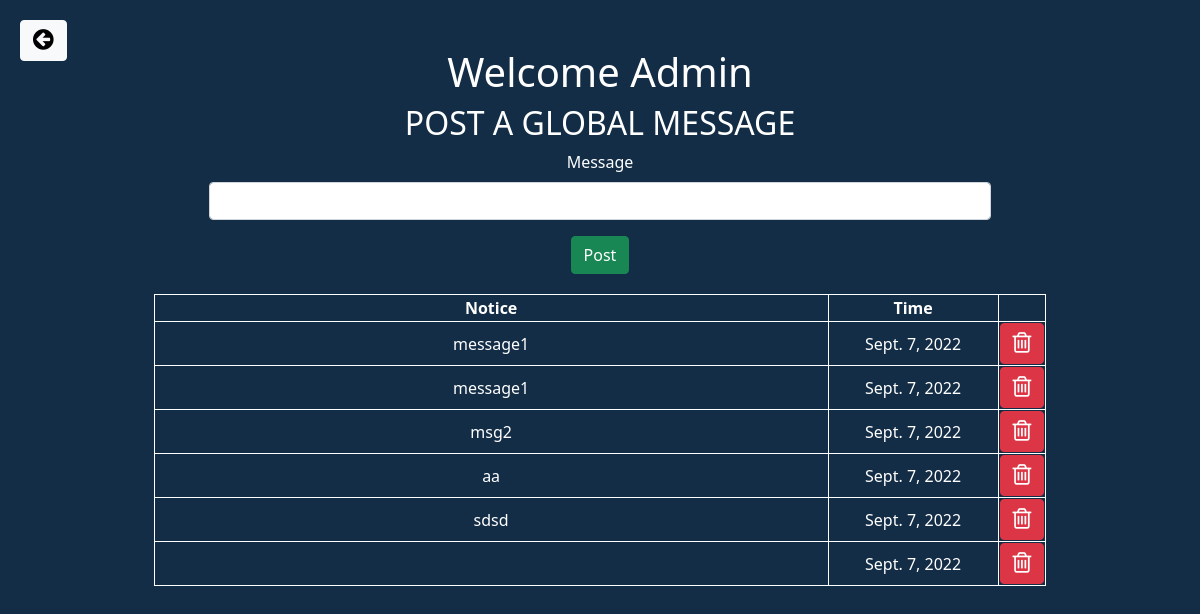
The app's page / (signed in), older data.
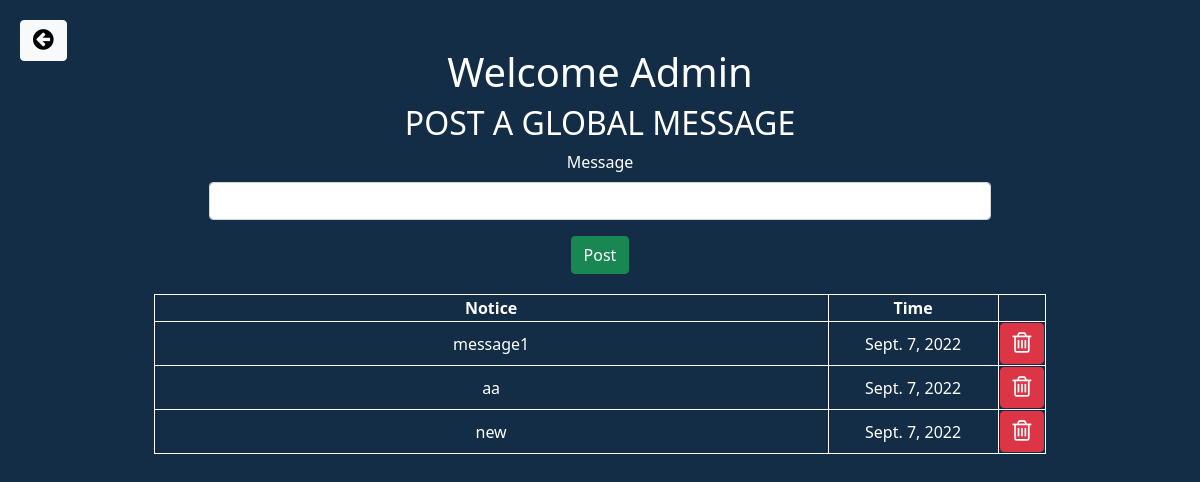
The same page, newer data.
### members/models.py (models this page shows)
class Human(models.Model):
    desc=models.CharField(max_length=50,null=True,default=None)
    time=models.DateField(auto_now_add=True)

### members/views.py (the view)
# urls.py: path('',views.home,name='home'),
def home(request):
    if(request.method=='POST'):
        desc=request.POST['notice']
        ins=Human(desc=desc)
        ins.save()
        messages.error(request, 'Notice Added successfully')
        return redirect('/')
    allNotice=Human.objects.all()
    context={'notices':allNotice}
    return render(request,'main.html',context)

### templates/main.html (shortened to what this page needs)
{% extends 'base.html' %}
{% block one %}
{% if user.is_authenticated %}
<a  class="back" href="{% url 'exit' %}" ><button type="button" class="btn btn-light"><i style="font-size:24px" class="fa">&#xf0a8;</i></button></a>
{% if user.is_superuser %}
<br><br>
<h1> Welcome Admin</h1>
<h2>POST A GLOBAL MESSAGE</h2>
<form  method='POST'  class="text-center">
  <div class="mb-3">
    <label for="notice" class="form-label">Message</label>
    <input type="text" class="form-control" name='notice' required>
  </div>
  <button type="submit" class="btn btn-success">Post</button>
</form>
  <table>
    <tr>
      <th>Notice</th>
      <th>Time</th>
    </tr>
    {% for i in notices %}
    <tr>
      <td>{{ i.desc }}</td>
      <td>{{ i.time }}</td>
      <td><a  href="{% url 'del-task' i.id %}" ><button type="button" class="btn btn-danger"><i style="font-size:24px" class="fa">&#xf014;</i></button></a></td>
    </tr>
    {% endfor %}
  </table>
{% endif %}
{% else %}
<h1>LOGIN FIRST</h1>
<a  href="{% url 'enter' %}" ><button type="button" class="btn btn-light">LOGIN</button></a>
{% endif %}
{% endblock one %}

### templates/base.html (shortened to what this page needs)
<!doctype html>
<html lang="en">
  <head>
    <link rel="stylesheet" href="https://cdnjs.cloudflare.com/ajax/libs/font-awesome/4.7.0/css/font-awesome.min.css">
    <link href="https://cdn.jsdelivr.net/npm/bootstrap@5.1.3/dist/css/bootstrap.min.css" rel="stylesheet">
  </head>
  <body>
    <div class="container ">
      {% block one  %}{% endblock one %}
    </div>
  </body>
</html>

### templates/main.html (style rules this page uses)
body { margin:auto; background-color:#132D46; color:white; text-align:center !important; }
.back { position:absolute; top:20px; left:20px; }
form { width:70%; margin:auto; }
table,th, td { margin:20px auto auto auto; width:80%; text-align:center; border:1px solid white; }

Row changes from the older to the newer data that the page shows:
removed Human: desc "message1", time "Sept. 7, 2022"
removed Human: desc "msg2", time "Sept. 7, 2022"
removed Human: desc "sdsd", time "Sept. 7, 2022"
removed Human: time "Sept. 7, 2022"
added Human: desc "new", time "Sept. 7, 2022"
